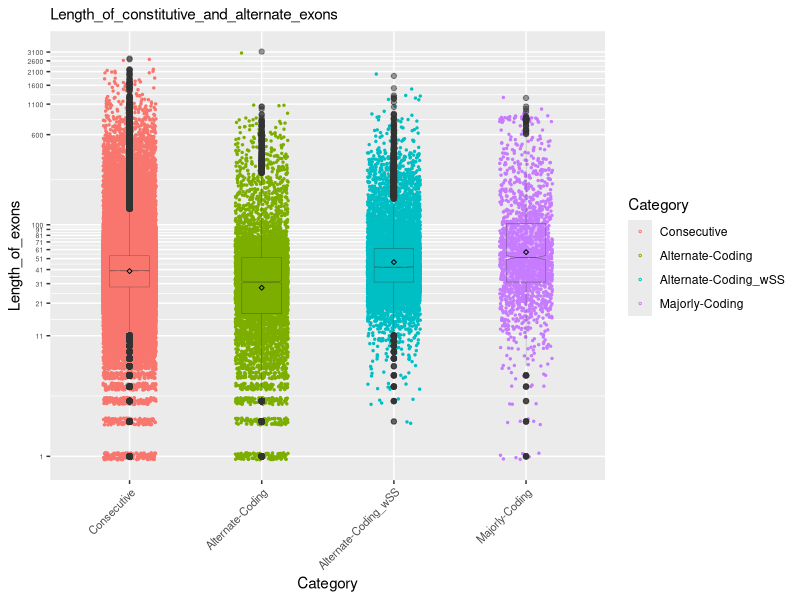

Generate this figure with R:
library(ggplot2)

df5<-read.csv("results/fig1/panelE_Length_distribution_exonsRAW.csv")
df5$Category <- factor(df5$Category, levels = unique(df5$Category))


print (max(df5$Length))
gg = ggplot(df5, aes(x=Category,y=Length, fill=Category)) + guides(fill=FALSE) 
gg <- gg + geom_point(aes(fill=Category,color=Category), size=0.5, shape=21,
                position=position_jitter(width=0.2, height=0.1))
gg <- gg + geom_boxplot(lwd=0.1,alpha=0.5,notch=TRUE, width =0.3) + stat_summary(fun=mean, geom="point", shape=23, size=1)
gg <- gg + scale_y_continuous(breaks = c(seq(min(df5$Length), 100, by = 10),seq(100,max(df5$Length),by=500)),trans='log2')
gg <- gg + theme (axis.text.x = element_text(angle=45,hjust = 1, size = 8), axis.text.y = element_text(hjust = 1, size = 5))
gg <- gg + labs(y="Length_of_exons",x="Category",subtitle="Length_of_constitutive_and_alternate_exons")
ggsave(gg,filename = 'results/Fig1_panelE_Length_distribution.pdf')
